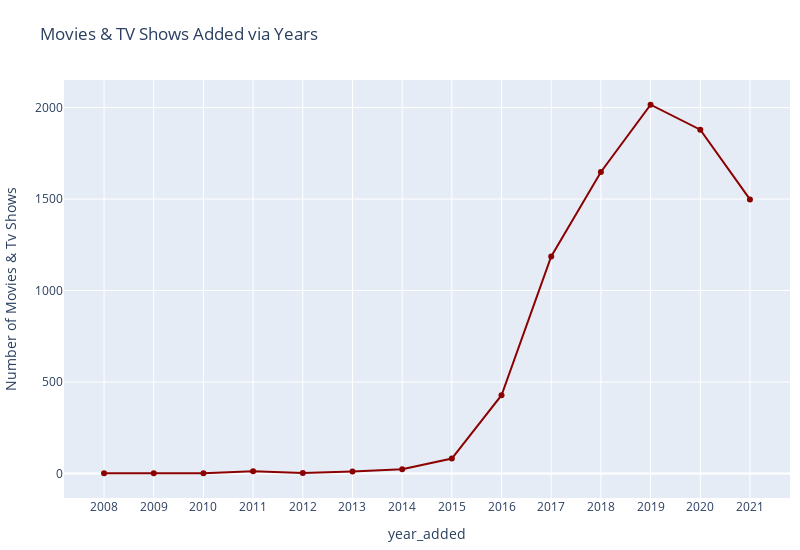

The notebook cell saved with this chart:
### Markdown cell above
The Number of Movies and TV Shows Added to the Netflix Platform per Each Year

### Code cell
shows_added_via_year = df.groupby(df["year_added"])["type"].count()
fig = px.line(shows_added_via_year, x=shows_added_via_year.index, 
              y=shows_added_via_year, 
              markers=True, line_shape='linear', 
              title='Movies & TV Shows Added via Years',
              width=800,
              height=550,
             labels={"y": "Number of Movies & Tv Shows",
                    "date_added": "Year"})

# Custom Format
fig.update_xaxes(tickvals=shows_added_via_year.index)
fig.update_traces(line=dict(color='darkred'))
fig.update_layout(
    margin=dict(l=40, r=10, t=80, b=20),
)
iplot(fig)

### Figure 1 — Plotly figure (JSON) as saved in the notebook; plotly's stock layout.template omitted (floating-point values rounded to 4 significant figures)
{"data": [{"hovertemplate": "year_added=%{x}<br>Number of Movies & Tv Shows=%{y}<extra></extra>", "legendgroup": "", "line": {"color": "darkred", "dash": "solid", "shape": "linear"}, "marker": {"symbol": "circle"}, "mode": "lines+markers", "name": "", "orientation": "v", "showlegend": false, "type": "scatter", "x": [2008, 2009, 2010, 2011, 2012, 2013, 2014, 2015, 2016, 2017, 2018, 2019, 2020, 2021], "xaxis": "x", "y": [2, 2, 1, 13, 3, 11, 24, 82, 428, 1186, 1648, 2016, 1879, 1498], "yaxis": "y"}], "layout": {"height": 550, "legend": {"tracegroupgap": 0}, "margin": {"b": 20, "l": 40, "r": 10, "t": 80}, "title": {"text": "Movies & TV Shows Added via Years"}, "width": 800, "xaxis": {"anchor": "y", "domain": [0, 1], "tickvals": [2008, 2009, 2010, 2011, 2012, 2013, 2014, 2015, 2016, 2017, 2018, 2019, 2020, 2021], "title": {"text": "year_added"}}, "yaxis": {"anchor": "x", "domain": [0, 1], "title": {"text": "Number of Movies & Tv Shows"}}}}
